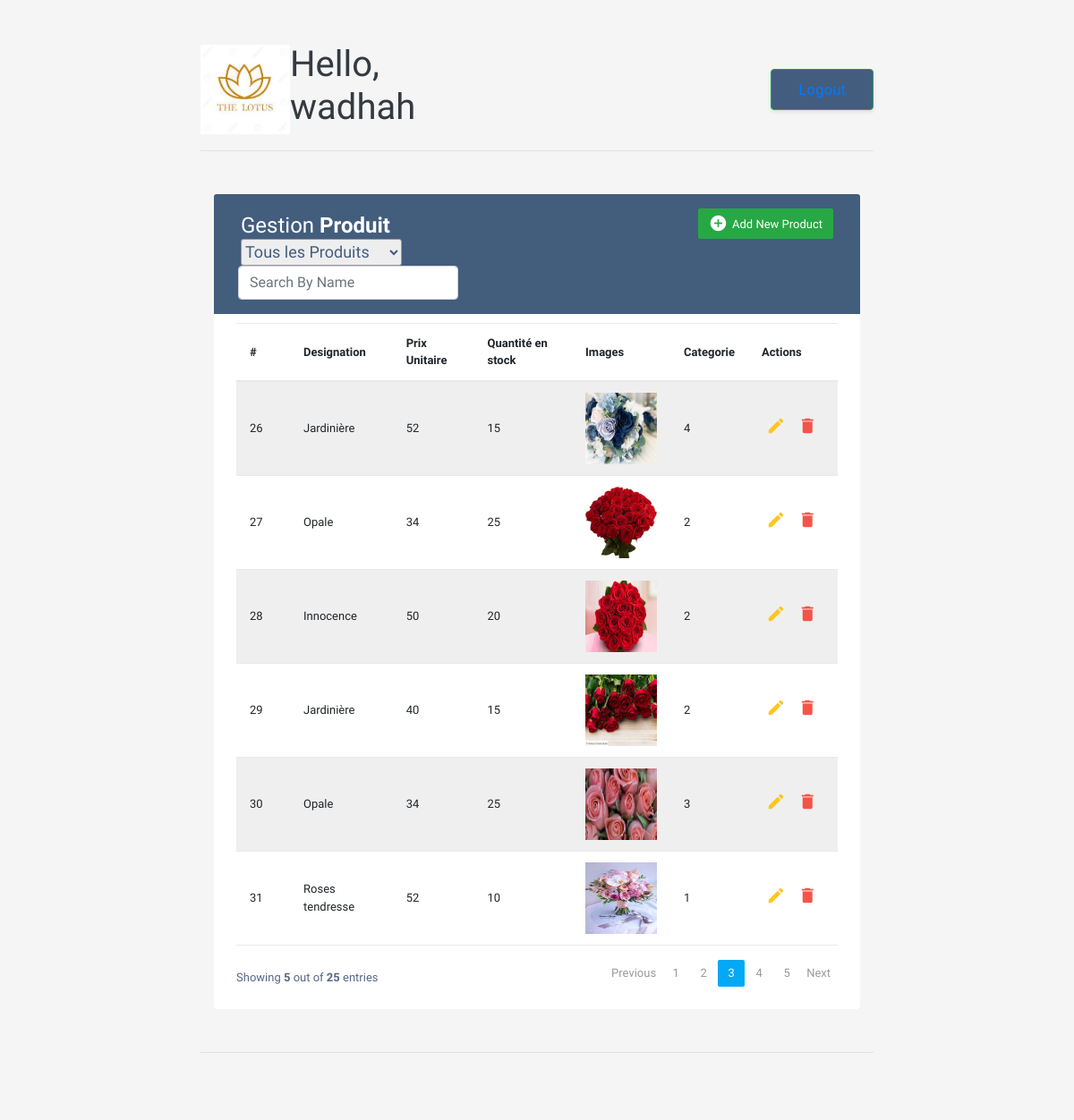
The app's page /index.php (signed in) with its own data.
### tables this page shows
CREATE TABLE `produit` (
  `code` int(11) NOT NULL,
  `designation` varchar(200) NOT NULL,
  `prix` float NOT NULL,
  `qte` int(11) NOT NULL,
  `image` varchar(50) NOT NULL,
  `code_categorie` int(11) NOT NULL
);

### index.php (the view, shortened to what this page needs)
<?php
require "include/header.php";
?>
<main>
	<div class="container-xl">
		<div class="table-responsive">
			<div class="table-wrapper">
				<div class="table-title">
					<div class="row">
						<div class="col-sm-6">
							<h2>Gestion <b>Produit</b></h2>
						</div>
						<div class="col-sm-6">
							<a href="#addEmployeeModal" class="btn btn-success" data-toggle="modal"><i
									class="material-icons">&#xE147;</i> <span>Add New Product</span></a>
						</div>
						<div class="col-sm-6">
							<form>
								<select class="box" name="founisseur" onchange="search(this.value)">
									<option value="0">Tous les Produits</option>
								</select>
							</form>
						</div>
						<div>
							<div class="input-group">
								<div class="form-outline">
									<form>
										<input placeholder="Search By Name" type="search" id="form1"
											class="form-control" onkeyup="showResult(this.value)">
									</form>
								</div>
							</div>
						</div>
					</div>
				</div>
				<div id="livesearch">
					<div id="resultat">
						<table class="table table-striped table-hover">
							<thead>
								<tr>
									<th>#</th>
									<th>Designation</th>
									<th>Prix Unitaire</th>
									<th>Quantité en stock</th>
									<th>Images</th>
									<th>Categorie</th>
									<th>Actions</th>
								</tr>
							</thead>
							<tbody>
								<?php
                    $pdo = new PDO("mysql:host=localhost;dbname=simple1", "root", "");
                    $req = "SELECT * FROM produit ORDER BY code";
                    $result = $pdo->query($req); ?>
								<?php while ($row = $result->fetch(PDO::FETCH_ASSOC)): ?>
								<tr>
									<td>
										<?php echo htmlspecialchars($row['code']); ?>
									</td>
									<td>
										<?php echo htmlspecialchars($row['designation']); ?>
									</td>
									<td>
										<?php echo htmlspecialchars($row['prix']); ?>
									</td>
									<td>
										<?php echo htmlspecialchars($row['qte']); ?>
									</td>
									<td><img src="include\image\<?php echo $row['image'] ?>" width="80" height="80" />
									</td>
									<td>
										<?php echo htmlspecialchars($row['code_categorie']); ?>
									</td>
									<td>
										<a href="update.php?code=<?php echo $row['code']; ?>" class="edit"><i
												class="material-icons" data-toggle="tooltip"
												title="Edit">&#xE254;</i></a>
										<a href="index.php?code=<?php echo $row['code']; ?>" class="delete"><i
												class="material-icons" data-toggle="tooltip"
												title="Delete">&#xE872;</i></a>
									</td>
								</tr>
								<?php endwhile; ?>
							</tbody>
						</table>
					</div>
				</div>
				<div class="clearfix">
					<div class="hint-text">Showing <b>5</b> out of <b>25</b> entries</div>
					<ul class="pagination">
						<li class="page-item disabled"><a href="#">Previous</a></li>
						<li class="page-item"><a href="#" class="page-link">1</a></li>
						<li class="page-item"><a href="#" class="page-link">2</a></li>
						<li class="page-item active"><a href="#" class="page-link">3</a></li>
						<li class="page-item"><a href="#" class="page-link">4</a></li>
						<li class="page-item"><a href="#" class="page-link">5</a></li>
						<li class="page-item"><a href="#" class="page-link">Next</a></li>
					</ul>
				</div>
			</div>
		</div>
	</div>
</main>
<?php
require "include/footer.php";
?>

### include/header.php (style rules this page uses)
a { text-decoration: none; }
body { color: #566787; background: #f5f5f5; font-family: 'Varela Round', sans-serif; font-size: 13px; }
.table-responsive { margin: 30px 0; }
.table-wrapper { background: #fff; padding: 20px 25px; border-radius: 3px; min-width: 100%; box-shadow: 0 1px 1px rgba(0, 0, 0, .05); }
.table-title { padding-bottom: 15px; background: #435d7d; color: #fff; padding: 16px 30px; min-width: 100%; margin: -20px -25px 10px; border-radius: 3px 3px 0 0; }
.table-title h2 { margin: 5px 0 0; font-size: 24px; }
.table-title .btn { color: #fff; float: right; font-size: 13px; border: none; min-width: 50px; border-radius: 2px; border: none; outline: none !important; margin-left: 10px; }
.table-title .btn i { float: left; font-size: 21px; margin-right: 5px; }
.table-title .btn span { float: left; margin-top: 2px; }
table.table tr th, table.table tr td { border-color: #e9e9e9; padding: 12px 15px; vertical-align: middle; }
table.table tr th:first-child { width: 60px; }
table.table tr th:last-child { width: 100px; }
table.table-striped tbody tr:nth-of-type(odd) { background-color: #fcfcfc; }
table.table td:last-child i { opacity: 0.9; font-size: 22px; margin: 0 5px; }
table.table td a { font-weight: bold; color: #566787; display: inline-block; text-decoration: none; outline: none !important; }
table.table td a.edit { color: #FFC107; }
table.table td a.delete { color: #F44336; }
table.table td i { font-size: 19px; }
.pagination { float: right; margin: 0 0 5px; }
.pagination li a { border: none; font-size: 13px; min-width: 30px; min-height: 30px; color: #999; margin: 0 2px; line-height: 30px; border-radius: 2px !important; text-align: center; padding: 0 6px; }
.pagination li.active a, .pagination li.active a.page-link { background: #03A9F4; }
.hint-text { float: left; margin-top: 10px; font-size: 13px; }
.box { width: 180px; height: 30px; border: 1px solid #999; font-size: 18px; color: rgb(67, 93, 127); background-color: #eee; border-radius: 3px; padding: 100px, 100px.100px, 100px; }

### records on screen
produit: code "26", designation "Jardinière", prix "52", qte "15", image (picture), code_categorie "4"
produit: code "27", designation "Opale", prix "34", qte "25", image (picture), code_categorie "2"
produit: code "28", designation "Innocence", prix "50", qte "20", image (picture), code_categorie "2"
produit: code "29", designation "Jardinière", prix "40", qte "15", image (picture), code_categorie "2"
produit: code "30", designation "Opale", prix "34", qte "25", image (picture), code_categorie "3"
produit: code "31", designation "Roses tendresse", prix "52", qte "10", image (picture), code_categorie "1"

### other values on screen
$_SESSION['name'] "wadhah"
